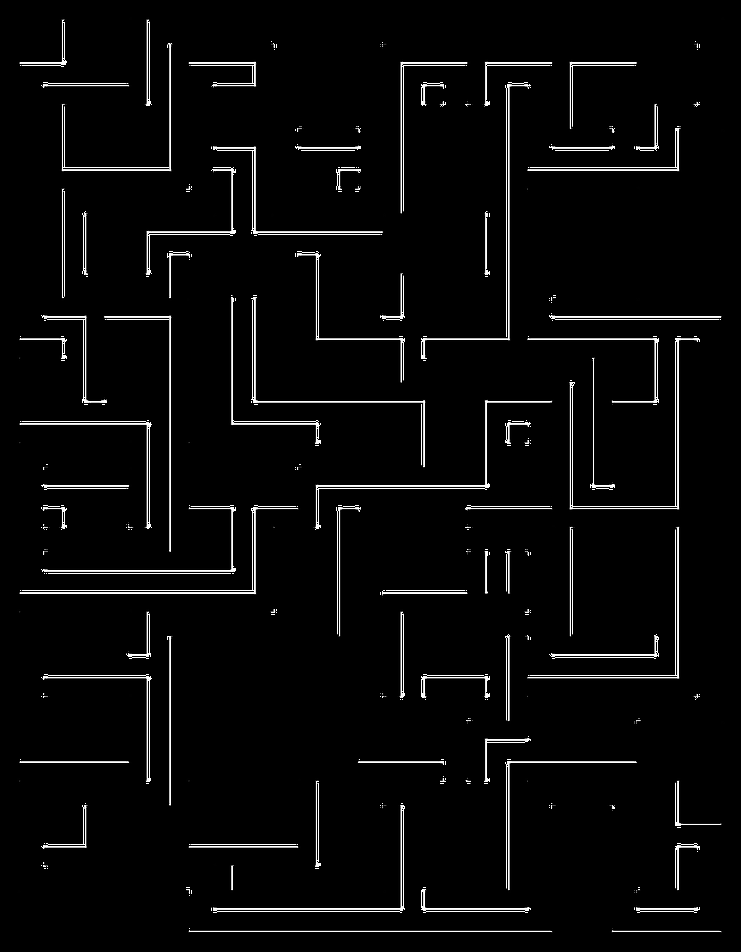
#> input picture Walls/transparent_test_dungeon.png, 741 x 952 px, shrunk from 1751 x 2251 before the run, found by its file name
$ python dilate.py
#> lines starting #> are read from the running program, lines starting #| are printed output that depends on the picture
import cv2
import numpy as np
from matplotlib import pyplot as plt

# Read image into variable
img = cv2.imread('transparent_test_dungeon.png')
#> img is the input picture: shape (952, 741, 3); min 0, max 255, mean 9.2

# Dilating image will remove small grid lines, doors, other artefacts
kernel = np.ones((5, 5), np.uint8)
dilated = cv2.dilate(img, kernel, iterations = 1)
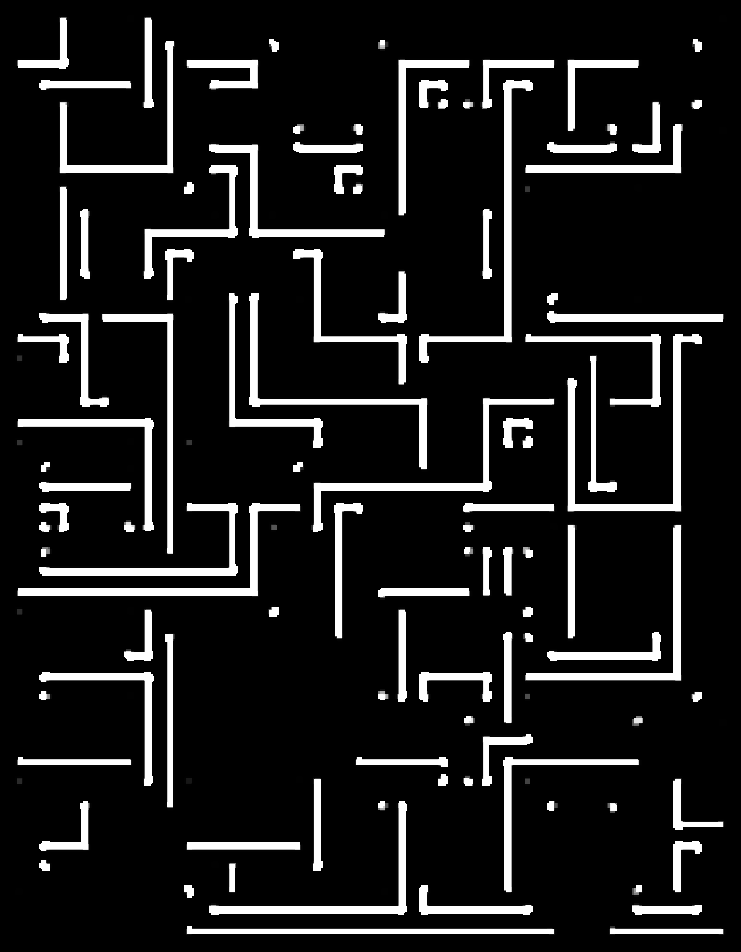
#> dilated: shape (952, 741, 3); min 0, max 255, mean 28.9
cv2.imwrite('dilated_test_dungeon.png', dilated)

$ run again, with Walls/test_dungeon.jpg saved as Walls/transparent_test_dungeon.png
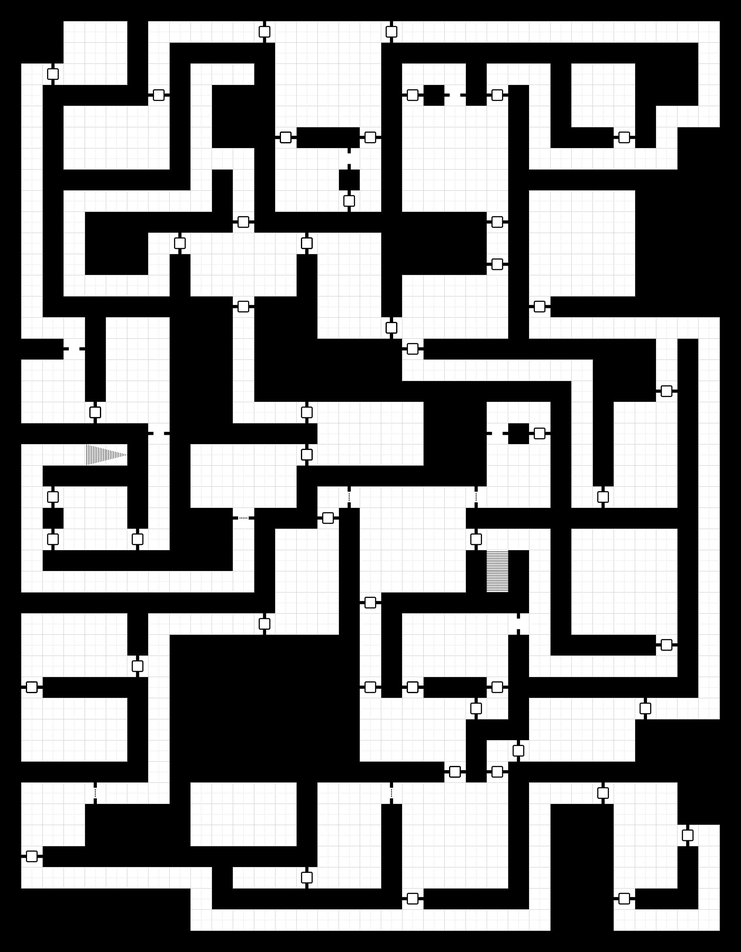
#> input picture Walls/test_dungeon.jpg, 741 x 952 px, shrunk from 1751 x 2251 before the run, found by its file name
#> img is the input picture: shape (952, 741, 3); min 0, max 255, mean 126
#> `dilated = cv2.dilate(img, kernel, iterations = 1)`:
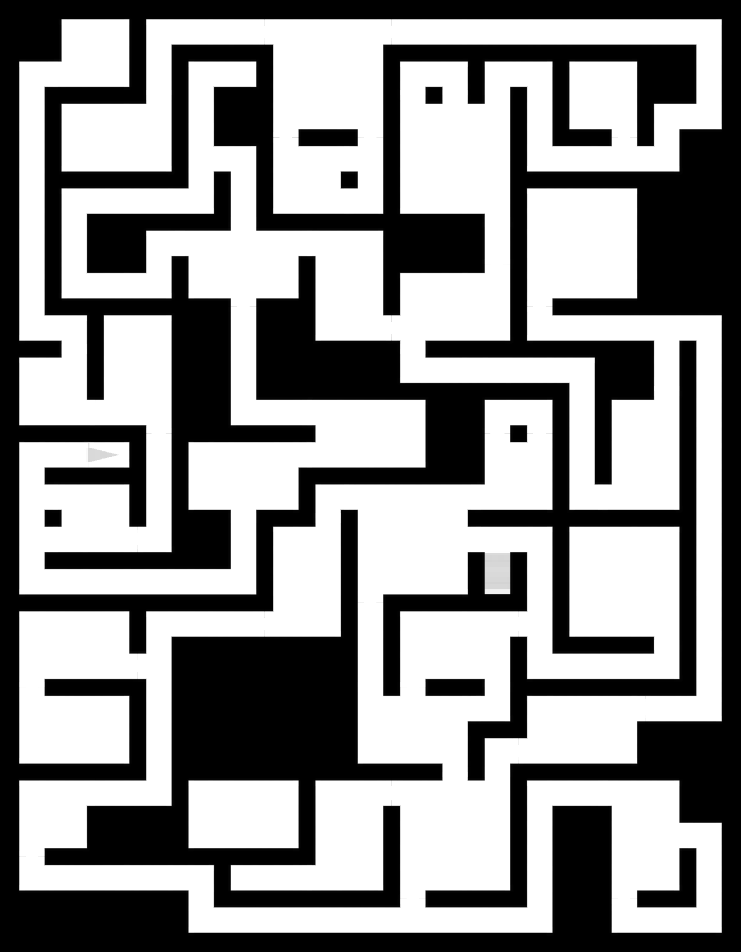
#> dilated: shape (952, 741, 3); min 0, max 255, mean 144.9
